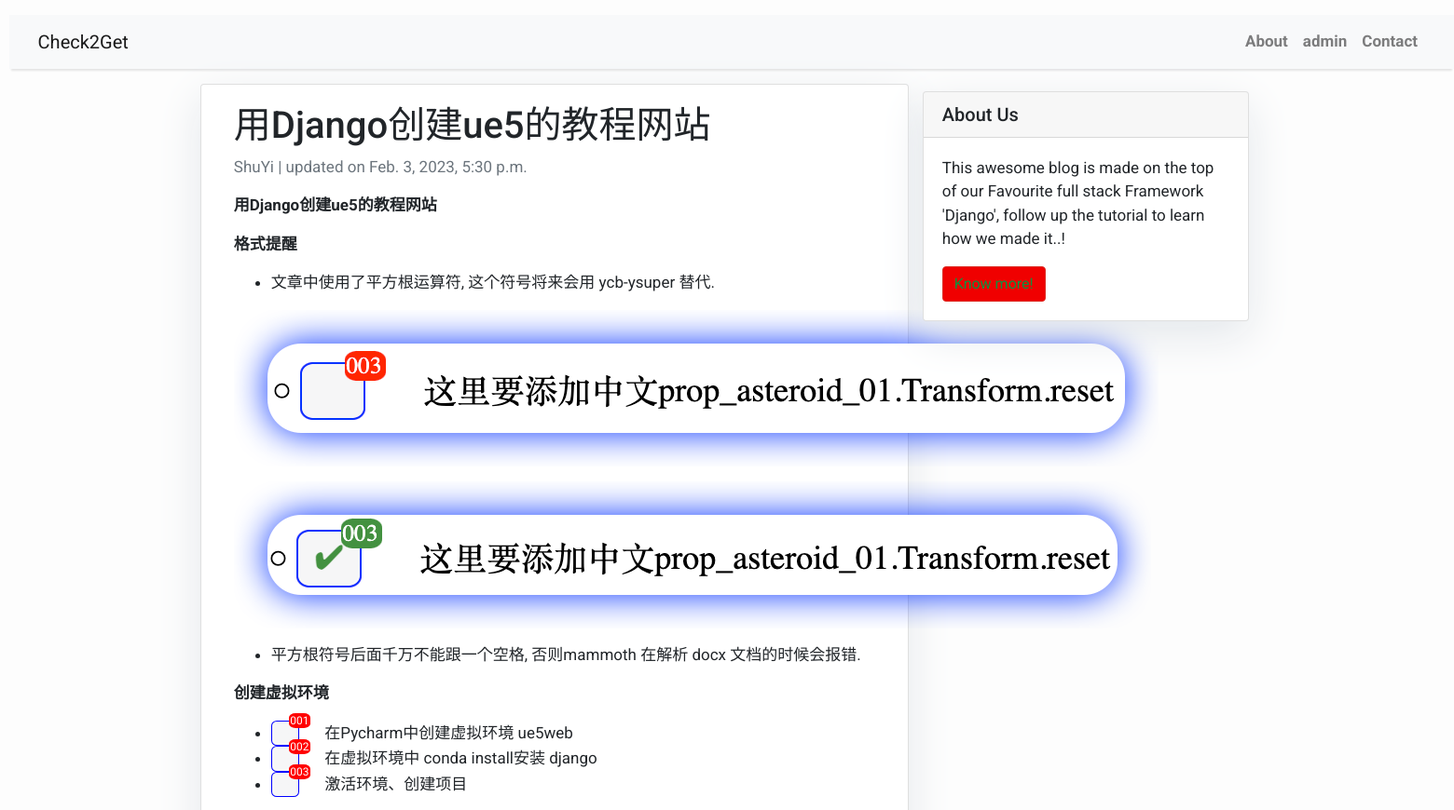
/django002ch01 (upper part), run on an earlier commit of the app's database.
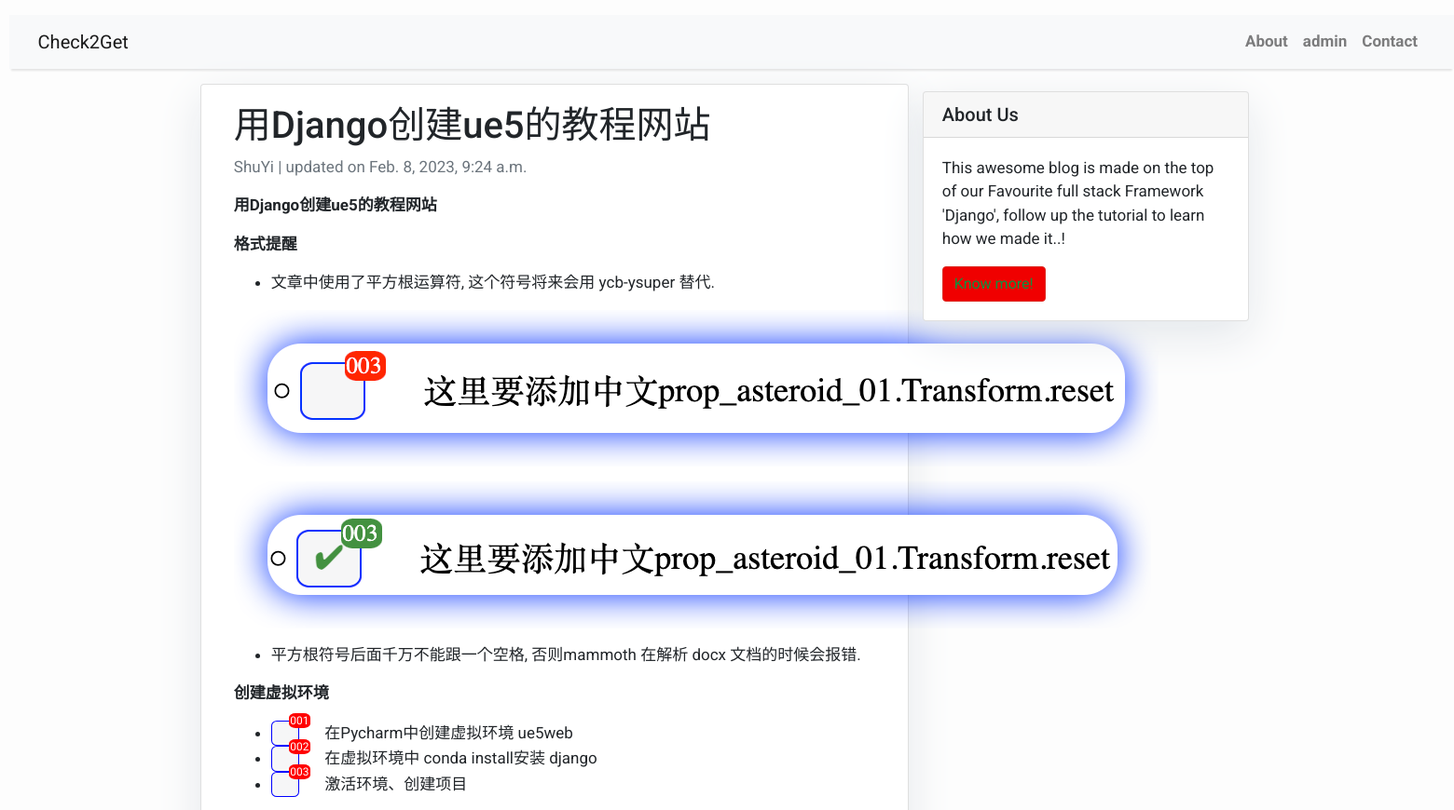
And on a later commit of the database.
### blog/models.py (models this page shows, shortened)
class Post(models.Model):
    title = models.CharField(max_length=200)
    section = models.CharField(max_length=200)
    project = models.CharField(max_length=200)
    chapter = models.CharField(max_length=200)
    level = models.CharField(max_length=200)
    slug = models.SlugField(max_length=200)
    author = models.ForeignKey(User, on_delete=models.CASCADE, related_name='blog_posts')
    updated_on = models.DateTimeField(auto_now=True)
    content = models.TextField()
    created_on = models.DateTimeField(auto_now_add=True)
    status = models.IntegerField(choices=STATUS, default=0)
    class Meta:
        ordering = ['-title']

### blog/views.py (the view)
# urls.py: path('<slug:slug>', views.PostDetail.as_view(), name='post_detail'), # http://127.0.0.1:8000/django002ch02
class PostDetail(generic.DetailView):
    model = Post
    template_name = 'post_detail.html'

### templates/post_detail.html
{% extends 'base.html' %}
{% block content %}
<div class="container">
  <div class="row">
    <div class="col-md-8 card mb-4  mt-3 left  top">
      <div class="card-body">
        <h1>{% block title %} {{ object.title }} {% endblock title %}</h1>
        <p class=" text-muted">{{ post.author }} | updated on {{ post.updated_on }}</p>
        <p class="card-text ">{{ object.content | safe }}</p>
      </div>
    </div>
    {% block sidebar %} {% include 'sidebar.html' %} {% endblock sidebar %}
  </div>
</div>
{% endblock content %}

What changed in the data, as far as the page shows it:
changed Post "用Django创建ue5的教程网站": updated_on "Feb. 3, 2023, 5:30 p.m." → "Feb. 8, 2023, 9:24 a.m."
